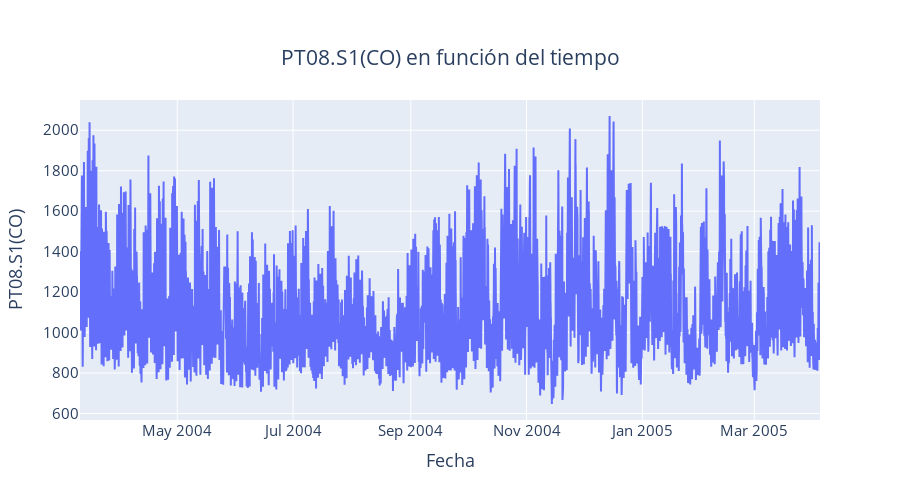

Notebook code cell kept with this figure:
### Markdown cell above
Como primer acercamiento, se estudiará el desempeño del modelo ARIMA para la variable CO, que se muestra a continuación.

### Code cell
plot_tiempo('PT08.S1(CO)')

### Figure 1 — Plotly figure (JSON) as saved in the notebook; plotly's stock layout.template omitted (floating-point values rounded to 4 significant figures; data arrays with more than 128 entries replaced by an {"elided": "..."} marker saying what was removed)
{"data": [{"type": "scatter", "x": {"elided": "9357 str values"}, "y": {"elided": "9357 float values"}}], "layout": {"font": {"size": 15}, "height": 500, "title": {"text": "PT08.S1(CO) en función del tiempo", "x": 0.5, "xanchor": "center", "y": 0.9, "yanchor": "top"}, "width": 900, "xaxis": {"title": {"text": "Fecha"}}, "yaxis": {"title": {"text": "PT08.S1(CO)"}}}}
